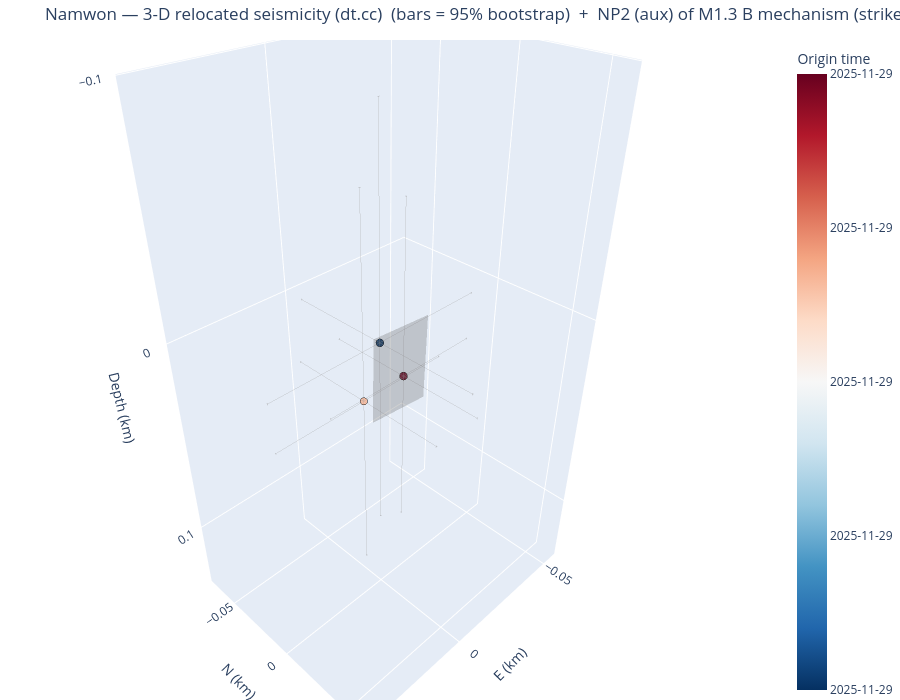

Notebook source saved alongside this figure:
### Markdown cell above
## 5. Seismicity in 3-D (interactive)

`plot_3d_plane` returns an **interactive plotly** 3-D view of the dt.cc hypocentres (relative E–N–depth km,
coloured by origin time, sized by magnitude) with the SVD best-fit fault plane overlaid as a translucent
patch — rotate/zoom to judge planarity and dip. (Interactivity is live in a running notebook; committed
notebooks are output-stripped, and a static export needs the optional `kaleido` package.)

### Code cell
fig3d = viz.plot_3d_plane(cfg, VELMODEL, frame_from=FRAME_FROM, mech_select=MECH_SELECT)
try:                                  # optional static export (needs kaleido); harmless if absent
    fig3d.write_image(f"/tmp/{CLUSTER}_3d.png", scale=2)
except Exception as _e:
    print("(static export skipped — install kaleido for a PNG; the figure is interactive in a live notebook)")
fig3d                                 # <- interactive in JupyterLab: drag to rotate, scroll to zoom

### Figure 1 — Plotly figure (JSON) as saved in the notebook; plotly's stock layout.template omitted (floating-point values rounded to 4 significant figures)
{"data": [{"error_x": {"array": [0.04282, 0.03687, 0.03338], "color": "rgba(80,80,80,0.5)", "thickness": 0.8, "type": "data", "width": 2}, "error_y": {"array": [0.06006, 0.05306, 0.05407], "color": "rgba(80,80,80,0.5)", "thickness": 0.8, "type": "data", "width": 2}, "error_z": {"array": [0.09333, 0.09452, 0.0835], "color": "rgba(80,80,80,0.5)", "thickness": 0.8, "type": "data", "width": 2}, "marker": {"color": [20420.0, 20420.0, 20420.0], "colorbar": {"ticktext": ["2025-11-29", "2025-11-29", "2025-11-29", "2025-11-29", "2025-11-29"], "tickvals": [20420.0, 20420.0, 20420.0, 20420.0, 20420.0], "title": {"text": "Origin time"}}, "colorscale": [[0, "rgb(5,48,97)"], [0.1, "rgb(33,102,172)"], [0.2, "rgb(67,147,195)"], [0.3, "rgb(146,197,222)"], [0.4, "rgb(209,229,240)"], [0.5, "rgb(247,247,247)"], [0.6, "rgb(253,219,199)"], [0.7, "rgb(244,165,130)"], [0.8, "rgb(214,96,77)"], [0.9, "rgb(178,24,43)"], [1, "rgb(103,0,31)"]], "line": {"color": "black", "width": 0.5}, "opacity": 0.95, "size": [9.2, 8.4, 9.2]}, "mode": "markers", "name": "Hypocentres", "text": ["200001  M1.3", "200003  M1.1", "200005  M1.3"], "type": "scatter3d", "x": [0.0, -0.0013, -0.0207], "y": [0.0, -0.0148, -0.0158], "z": [0.0, 0.0354, 0.0353]}, {"color": "gray", "hoverinfo": "name", "i": [0, 0], "j": [1, 3], "k": [3, 2], "name": "NP2 (aux) of M1.3 B mechanism 98/88", "opacity": 0.3, "showscale": false, "type": "mesh3d", "x": [0.00214, 0.002408, -0.01971, -0.01944], "y": [-0.002037, -0.0002311, 0.001215, 0.00302], "z": [0.03893, -0.002884, 0.03893, -0.002884]}], "layout": {"height": 700, "margin": {"b": 0, "l": 0, "r": 0, "t": 40}, "scene": {"aspectmode": "data", "xaxis": {"title": {"text": "E (km)"}}, "yaxis": {"title": {"text": "N (km)"}}, "zaxis": {"autorange": "reversed", "title": {"text": "Depth (km)"}}}, "title": {"text": "Namwon — 3-D relocated seismicity (dt.cc)  (bars = 95% bootstrap)  +  NP2 (aux) of M1.3 B mechanism (strike 98°, dip 88°)"}}}
